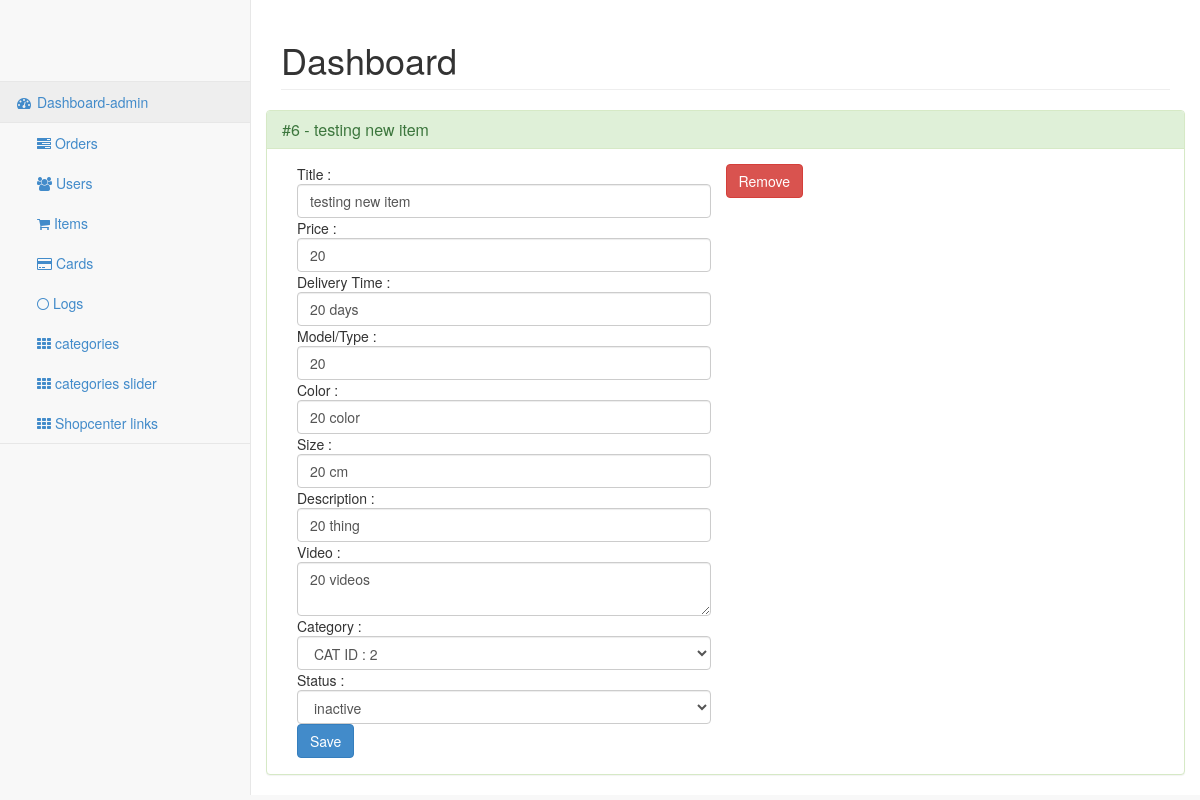
Screenshot of /control/items.php?cmd=edit_item&id=6 (signed in) with the database file from the repository.
### tables this page shows
CREATE TABLE IF NOT EXISTS `shop_center` (
  `id` bigint(250) NOT NULL AUTO_INCREMENT,
  `title` varchar(250) NOT NULL,
  `model` longtext NOT NULL,
  `color` longtext NOT NULL,
  `size` longtext NOT NULL,
  `description` longtext NOT NULL,
  `cat_id` bigint(250) NOT NULL,
  `price` varchar(250) NOT NULL,
  `delivery_time` longtext NOT NULL,
  `photos` longtext NOT NULL,
  `video` longtext NOT NULL,
  `status` varchar(250) NOT NULL,
  `ordered` bigint(250) DEFAULT NULL,
  PRIMARY KEY (`id`)
);

### control/includes/classes/shopcenter_class.php (the view, shortened to what this page needs)
<?php
class ShopCenter{
	function GetCategories(){
			$first_level_cats = mysql_query("SELECT * FROM `categories` WHERE `parents` IS NULL ;");
			 while($row = mysql_fetch_array($first_level_cats)) {
            $return = $return . '<option value="' . $row['id'] . '">' . $row['id'] . ":" . $row['name'] . '</option>' ;
				 $second_level_cats = mysql_query("SELECT * FROM categories WHERE parents LIKE '%-" . $row['id'] . "-|%';");
			 while($row = mysql_fetch_array($second_level_cats)) {
				$return = $return . '<option value="' . $row['id'] . '">-' . $row['id'] . ":" . $row['name'] . '</option>' ;
					$third_level_cats = mysql_query("SELECT * FROM categories WHERE parents LIKE '%-" . $row['id'] . "-|%';");
			 while($row = mysql_fetch_array($third_level_cats)) {
				$return = $return . '<option value="' . $row['id'] . '">--' . $row['id'] . ":" . $row['name'] . '</option>' ;
					}
				  }
			}
	return $return ;
	}
	function EditItem($item){
			$id = $this->GetSpecificItemInfo("id",$item) ;
			$title = $this->GetSpecificItemInfo("title",$item) ;
			$price = $this->GetSpecificItemInfo("price",$item) ;
			$delivery_time = $this->GetSpecificItemInfo("delivery_time",$item) ;
			$model = $this->GetSpecificItemInfo("model",$item) ;
			$color = $this->GetSpecificItemInfo("color",$item) ;
			$size = $this->GetSpecificItemInfo("size",$item) ;
			$description = $this->GetSpecificItemInfo("description",$item) ;
			$video = $this->GetSpecificItemInfo("video",$item) ;
			$status = $this->GetSpecificItemInfo("status",$item) ;
			$category = $this->GetSpecificItemInfo("cat_id",$item) ;
					$return = '<div class="panel panel-success"><div class="panel-heading"><h3 class="panel-title">#' . $id . ' - ' . $title . '</h3></div><div class="panel-body">' ;
					$return = $return . '<form action="process.php" name="EditItem" id="EditItem" method="post"><input type="hidden" name="cmd" id="cmd" value="EditItem" /><input type="hidden" name="id" id="id" value="' . $id . '" />' ;
					$return = $return . '<div class="col-md-6">' ;
					$return = $return . 'Title : <input id="title" name="title" placeholder="Title" class="form-control input-md" type="text" value="' . $title . '"/>' ;
					$return = $return . 'Price : <input id="price" name="price" placeholder="Price" class="form-control input-md" type="text" value="' . $price . '"/>' ;
					$return = $return . 'Delivery Time : <input id="delivery_time" name="delivery_time" placeholder="Delivery Time" class="form-control input-md" type="text" value="' . $delivery_time . '"/>' ;
					$return = $return . 'Model/Type : <input id="model" name="model" placeholder="Model/Type" class="form-control input-md" type="text" value="' . $model . '"/>' ;
					$return = $return . 'Color : <input id="color" name="color" placeholder="Color" class="form-control input-md" type="text" value="' . $color . '"/>' ;
					$return = $return . 'Size : <input id="size" name="size" placeholder="Size" class="form-control input-md" type="text" value="' . $size . '"/>' ;
					$return = $return . 'Description : <input id="description" name="description" placeholder="Description" class="form-control input-md" type="text" value="' . $description . '"/>' ;
					$return = $return . 'Video : <textarea id="video" name="video" placeholder="Video" class="form-control input-md">' . $video . '</textarea>' ;
					$return = $return . 'Category : <select id="cat_id" name="cat_id" class="form-control"><option selected="" value="' . $category . '">CAT ID : ' . $category . '</option>' . $this->GetCategories() . '</select>' ;
					$return = $return . 'Status : <select id="status" name="status" class="form-control"><option selected="" value="' . $status . '">' . $status . '</option><option value="active">Active</option><option value="inactive">Inactive</option></select>' ;
					$return = $return . '<button type="submit" id="edititembtn" name="edititembtn" class="btn btn-primary">Save</button></div></form><div id="EditItemResponse" class="col-md-12"></div><a href="./process.php?cmd=Remove&remove_type=item&id=' . $id . '"> <button id="remove" name="remove" class="btn btn-danger">Remove</button></a></div></div>' ;
					return $return ;
		return $return ;
	}
	function GetSpecificItemInfo($field,$item){
		$GetSpecificItemInfoQuery = "SELECT * FROM `shop_center` WHERE `id` = '$item' LIMIT 1 ;" ;
		$DoGetSpecificItemInfoQuery = mysql_query($GetSpecificItemInfoQuery) ;
		while ($fetch_info= mysql_fetch_array($DoGetSpecificItemInfoQuery)) {
					$requested_info = $fetch_info[$field] ;
		}
		return $requested_info ;
	}
}
?>

### rows the page displays
shop_center: id "6", title "testing new item", price "20", delivery_time "20 days", model "20", color "20 color", size "20 cm", description "20 thing", video "20 videos", status "inactive"
